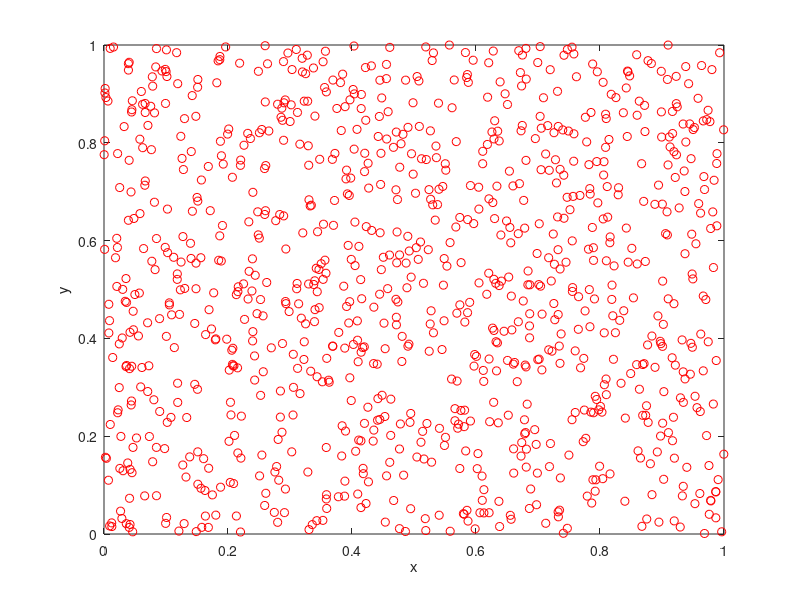

MATLAB code for this plot: (Note: this script raises an error after producing the figure.)
%%  This is a demo showing how to use this toolbox
%   This experiment is performed on synthetic data

%   Copyright by Quan Wang, 2011/05/10
%   Please cite: Quan Wang. Kernel Principal Component Analysis and its
%   Applications in Face Recognition and Active Shape Models.
%   arXiv:1207.3538 [cs.CV], 2012.

clear;clc;close all;

addpath('../code');
N = 1000;
ndims = 2;
rng('default')  % For reproducibility

data = zeros(N, ndims);

for dim = 1:ndims
    firstDim = rand( N, 1 );
    data( :, dim ) = firstDim;
end

figure;
plot( data(:, 1), data(:, 2), 'ro' )
xlabel('x');
ylabel('y');

%% standard PCA
d = min( N, ndims );
disp('Performing standard PCA...');
[Y1 , pcaEigVector, pcaEigValue] = PCA( data, d );

[X, Y] = ndgrid( linspace(min( data(:, 1) ), max( data( :, 1 ) ), 150),...
    linspace( min( data(:, 2) ), max( data(:, 2) ), 150) );
Z = griddata( data( :, 1 ), data( :, 2 ), Y1( :, 1 ), X, Y, 'cubic');

filenamePCAContours = "../Plots/PCAContoursEig1.eps";
plotContours( X, Y, Z, data, Y1, 1, filenamePCAContours )

[X, Y] = ndgrid( linspace(min( data(:, 1) ), max( data( :, 1 ) ), 150),...
    linspace( min( data(:, 2) ), max( data(:, 2) ), 150) );
Z = griddata( data( :, 1 ), data( :, 2 ), Y1( :, 2 ), X, Y, 'cubic');

filenamePCAContours = "../Plots/PCAContoursEig2.eps";
plotContours( X, Y, Z, data, Y1, 2, filenamePCAContours )

% figure;
% % plot( Y1( 1:end, 1 ), Y1( 1:end, 2 ), 'b*');
% scatter( data(:, 1), data(:, 2), [], 80*( Y1(:, 1) + 2*abs( min( Y1(:, 1) ) ) ) )
% title('standard PCA');


%% polynomial kernel PCA
para = 3;
d = 3;
disp('Performing polynomial kernel PCA...');
[ Y2 ] = kPCA( data, d, 'poly', para );

nlevels = 50;
nPts = 200;
nEigVecs = 3;
withScatter = false;

filenamePrefixPolyPCAContours = "../Plots/PolyPCAContours_deg" + string( para );
generateProjectionContours( data, Y2, nPts, nEigVecs, nlevels,...
    filenamePrefixPolyPCAContours, withScatter )
% figure;hold on;
% plot(Y2(1:end,1),Y2(1:end,2),'b*');
% title('polynomial kernel PCA');
% drawnow;

%% Gaussian kernel PCA
d = 20;
DIST = distanceMatrix(data);
DIST( DIST == 0 ) = inf;
DIST = min( DIST );
para = 2*mean( DIST );
disp( 'Performing Gaussian kernel PCA...' );
[Y3, eigVector] = kPCA( data, d, 'gaussian', para );
% figure;hold on;
% plot(Y3(1:end,3),Y3(1:end,24),'b*');
% title('Gaussian kernel PCA');
% drawnow;

nlevels = 20;
nPts = N;
nEigVecs = 4;
withScatter = false;

filenamePrefixGaussianPCAContours = "../Plots/GaussianPCAContours";
generateProjectionContours( data, Y3, nPts, nEigVecs, nlevels,...
    filenamePrefixGaussianPCAContours, withScatter )